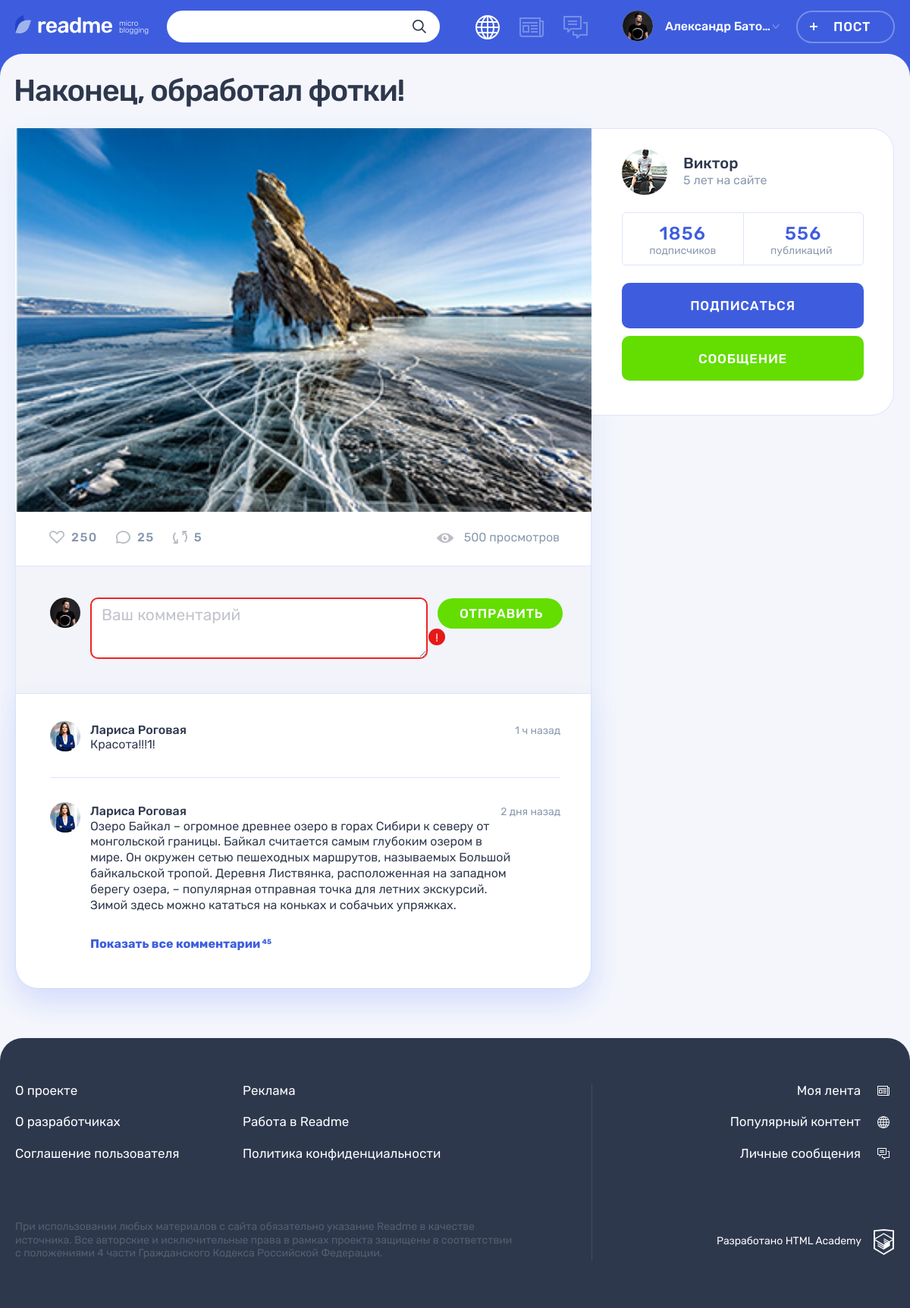
Page /post.php?post_id=3 on the committed database.
### tables this page shows
CREATE TABLE IF NOT EXISTS posts (
  id BIGINT AUTO_INCREMENT PRIMARY KEY,
  post_datetime DATETIME DEFAULT CURRENT_TIMESTAMP,
  post_title TINYTEXT,
  post_content LONGTEXT,
  post_cite_author TINYTEXT,
  post_featured_image TINYTEXT,
  post_featured_video TINYTEXT,
  post_source_link TINYTEXT,
  post_views_count BIGINT DEFAULT 0,
  post_author_id BIGINT NOT NULL,
  post_type_id BIGINT,
  post_tags_list TINYTEXT
);

CREATE TABLE IF NOT EXISTS users (
  id BIGINT AUTO_INCREMENT PRIMARY KEY,
  user_email VARCHAR(255) NOT NULL UNIQUE,
  user_login TINYTEXT,
  user_password TINYTEXT,
  user_avatar TINYTEXT
);

### helpers.php (called while the page is built, shortened)
<?php
function include_template($name, array $data = [])
{
    $name = 'templates/' . $name;
    extract($data);
    require $name;
    $result = ob_get_clean();
    return $result;
}

### post.php (the view, shortened to what this page needs)
<?php
require_once 'helpers.php';
$page_title = "readme: популярное";
$is_auth = rand(0, 1);
$user_name = 'Александр Батолло';
$active_post = filter_input(INPUT_GET, 'post_id');
require_once 'init.php';
if (!$link) {
  $error = mysqli_connect_error();
  $content = include_template('error.php', ['error' => $error]);
} else {
  $sql = "SELECT * FROM posts p " .
      "INNER JOIN users u ON post_author_id = u.id " .
      "INNER JOIN content_types ct ON post_type_id = ct.id " .
      "WHERE p.id = $active_post";
  $result = mysqli_query($link, $sql);
  if ($result) {
    $active_post_col = mysqli_fetch_all($result, MYSQLI_ASSOC);
    $active_content_type_class = $active_post_col[0]['content_type_class'];
    $active_post_title = $active_post_col[0]['post_title'];
    $active_post_content = $active_post_col[0]['post_content'];
    $active_post_source_link = $active_post_col[0]['post_source_link'];
    $active_post_user_login = $active_post_col[0]['user_login'];
    $active_post_user_avatar = $active_post_col[0]['user_avatar'];
  }
}
$post_content = include_template(
    "post-$active_content_type_class.php",
    [
        'content' => $active_post_content,
        'post_source_link' => $active_post_source_link
    ]
);
$page_content = include_template(
    'single-post.php',
    [
        'content' => $post_content,
        'post' => $active_post,
        'title' => $active_post_title,
        'active_post_user_login' => $active_post_user_login,
        'active_post_user_avatar' => $active_post_user_avatar
    ]
);
$layout_content = include_template(
    'layout.php',
    [
        'content' => $page_content,
        'modifier' => 'page__main--publication',
        'title' => $page_title,
        'user_name' => $user_name,
        'is_auth' => $is_auth
    ]
);
print($layout_content);

### templates/single-post.php (shortened to what this page needs)
<div class="container">
  <h1 class="page__title page__title--publication"><?= $title ?></h1>
  <section class="post-details">
    <div class="post-details__wrapper post-photo">
      <div class="post-details__main-block post post--details">
        <?= $content ?>
        <div class="post__indicators">
          <div class="post__buttons">
            <a class="post__indicator post__indicator--likes button" href="#" title="Лайк">
              <svg class="post__indicator-icon" width="20" height="17">
                <use xlink:href="#icon-heart"></use>
              </svg>
              <span>250</span>
            </a>
            <a class="post__indicator post__indicator--comments button" href="#" title="Комментарии">
              <svg class="post__indicator-icon" width="19" height="17">
                <use xlink:href="#icon-comment"></use>
              </svg>
              <span>25</span>
            </a>
            <a class="post__indicator post__indicator--repost button" href="#" title="Репост">
              <svg class="post__indicator-icon" width="19" height="17">
                <use xlink:href="#icon-repost"></use>
              </svg>
              <span>5</span>
            </a>
          </div>
          <span class="post__view">500 просмотров</span>
        </div>
        <div class="comments">
          <form class="comments__form form" action="#" method="post">
            <div class="comments__my-avatar">
              <img class="comments__picture" src="img/userpic-medium.jpg" alt="Аватар пользователя">
            </div>
            <div class="form__input-section form__input-section--error">
              <textarea class="comments__textarea form__textarea form__input" placeholder="Ваш комментарий"></textarea>
              <button class="form__error-button button" type="button">!</button>
            </div>
            <button class="comments__submit button button--green" type="submit">Отправить</button>
          </form>
          <div class="comments__list-wrapper">
            <ul class="comments__list">
              <li class="comments__item user">
                <div class="comments__avatar">
                  <a class="user__avatar-link" href="#">
                    <img class="comments__picture" src="img/userpic-larisa.jpg" alt="Аватар пользователя">
                  </a>
                </div>
                <div class="comments__info">
                  <div class="comments__name-wrapper">
                    <a class="comments__user-name" href="#">
                      <span>Лариса Роговая</span>
                    </a>
                    <time class="comments__time" datetime="2019-03-20">1 ч назад</time>
                  </div>
                  <p class="comments__text">
                    Красота!!!1!
                  </p>
                </div>
              </li>
              <li class="comments__item user">
                <div class="comments__avatar">
                  <a class="user__avatar-link" href="#">
                    <img class="comments__picture" src="img/userpic-larisa.jpg" alt="Аватар пользователя">
                  </a>
                </div>
                <div class="comments__info">
                  <div class="comments__name-wrapper">
                    <a class="comments__user-name" href="#">
                      <span>Лариса Роговая</span>
                    </a>
                    <time class="comments__time" datetime="2019-03-18">2 дня назад</time>
                  </div>
                  <p class="comments__text">
                    Озеро Байкал – огромное древнее озеро в горах Сибири к северу от монгольской границы. Байкал считается самым глубоким озером в мире. Он окружен сетью пешеходных маршрутов, называемых Большой байкальской тропой. Деревня Листвянка, расположенная на западном берегу озера, – популярная отправная точка для летних экскурсий. Зимой здесь можно кататься на коньках и собачьих упряжках.
                  </p>
                </div>
              </li>
            </ul>
            <a class="comments__more-link" href="#">
              <span>Показать все комментарии</span>
              <sup class="comments__amount">45</sup>
            </a>
          </div>
        </div>
      </div>
      <div class="post-details__user user">
        <div class="post-details__user-info user__info">
          <div class="post-details__avatar user__avatar">
            <a class="post-details__avatar-link user__avatar-link" href="#">
              <img class="post-details__picture user__picture" src="img/<?= $active_post_user_avatar ?>" alt="Аватар пользователя">
            </a>
          </div>
          <div class="post-details__name-wrapper user__name-wrapper">
            <a class="post-details__name user__name" href="#">
              <span><?= $active_post_user_login ?></span>
            </a>
            <time class="post-details__time user__time" datetime="2014-03-20">5 лет на сайте</time>
          </div>
        </div>
        <div class="post-details__rating user__rating">
          <p class="post-details__rating-item user__rating-item user__rating-item--subscribers">
            <span class="post-details__rating-amount user__rating-amount">1856</span>
            <span class="post-details__rating-text user__rating-text">подписчиков</span>
          </p>
          <p class="post-details__rating-item user__rating-item user__rating-item--publications">
            <span class="post-details__rating-amount user__rating-amount">556</span>
            <span class="post-details__rating-text user__rating-text">публикаций</span>
          </p>
        </div>
        <div class="post-details__user-buttons user__buttons">
          <button class="user__button user__button--subscription button button--main" type="button">Подписаться</button>
          <a class="user__button user__button--writing button button--green" href="#">Сообщение</a>
        </div>
      </div>
    </div>
  </section>
</div>

### rows in the picture
posts: post_title "Наконец, обработал фотки!", users.user_avatar (picture), users.user_login "Виктор"

### other values in the picture
$user_name "Александр Бато…"
